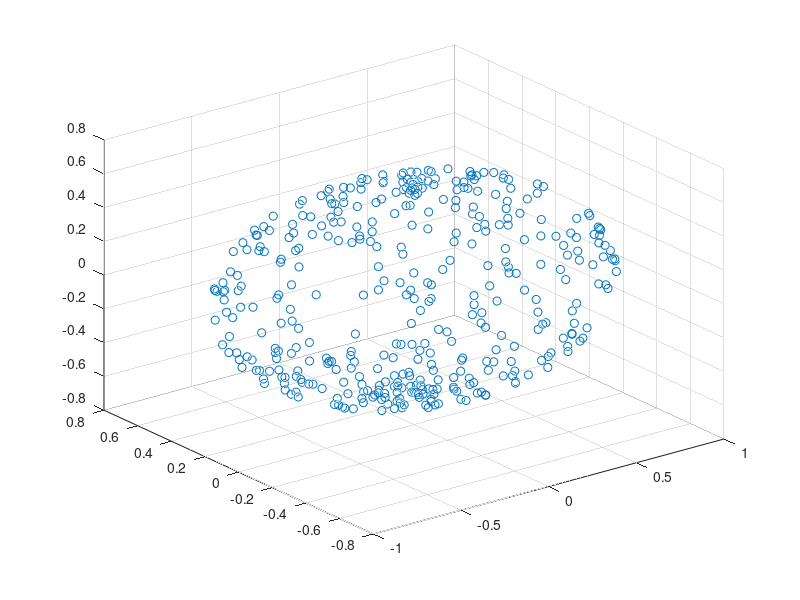

This figure's MATLAB source:
numberOfPoints = 300;
numberOfCellsInVoronoi = 400;
xCenter = 0;
yCenter = 0;
zCenter = 0;
xRadius = 1;
yRadius = 0.6;
zRadius = 0.6;
areaOfEllipsoid = ellipsoidSurfaceArea([xRadius, yRadius, zRadius]);

minDistanceBetweenCentroids = areaOfEllipsoid / (numberOfCellsInVoronoi * 0.95);

[x, y, z] = ellipsoid(xCenter, yCenter, zCenter, xRadius, yRadius, zRadius, numberOfPoints);

numberOfCentroids = 1;
totalNumberOfPossibleCentroids = size(x, 1) * size(x, 1);

%First Centroid
indexRandomCentroid = randi(totalNumberOfPossibleCentroids);
randomCentroid = [x(indexRandomCentroid), y(indexRandomCentroid), z(indexRandomCentroid)];
centroids = randomCentroid;
%The rest centroids
while numberOfCentroids < numberOfCellsInVoronoi
    indexRandomCentroid = randi(totalNumberOfPossibleCentroids);
    randomCentroid = [x(indexRandomCentroid), y(indexRandomCentroid), z(indexRandomCentroid)];
    
    minDistanceToExistingCentroids = min(pdist2(randomCentroid, centroids));
    if minDistanceToExistingCentroids > minDistanceBetweenCentroids
        numberOfCentroids = numberOfCentroids + 1;
        centroids(numberOfCentroids, :) = randomCentroid;
    end
end
scatter3(centroids(:, 1), centroids(:, 2), centroids(:, 3))